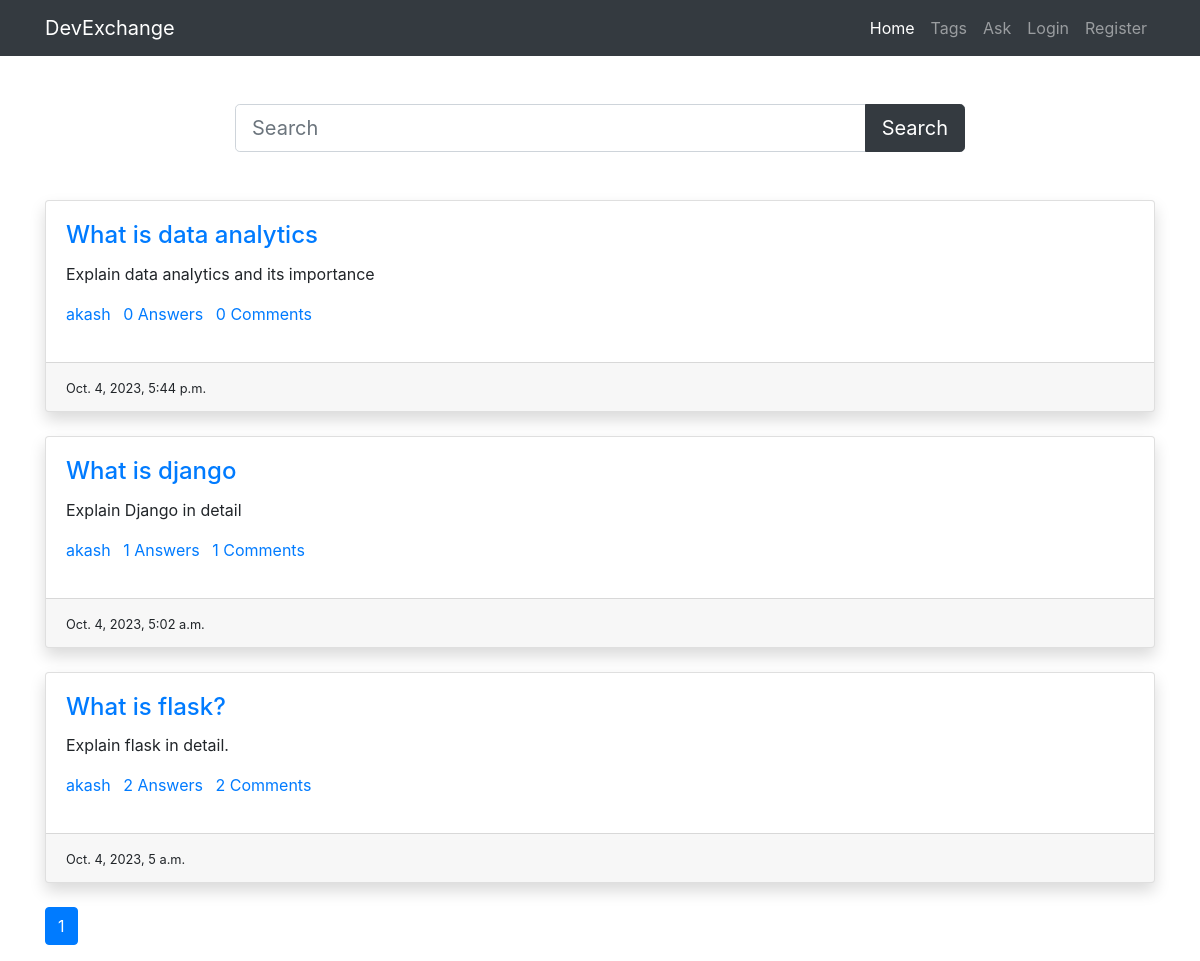
The page / on the database its author committed.
### main/models.py (models this page shows, shortened)
class Question(models.Model):
    user=models.ForeignKey(User,on_delete=models.CASCADE)
    title=models.CharField(max_length=300)
    detail=models.TextField()
    tags=models.TextField(default='')
    add_time=models.DateTimeField(auto_now_add=True)

### main/views.py (the view)
# urls.py: path('',views.home,name='home'),
def home(request):
    if 'q' in request.GET:
        q=request.GET['q']
        quests=Question.objects.annotate(total_comments=Count('answer__comment')).filter(title__icontains=q).order_by('-id')
    else:
        quests=Question.objects.annotate(total_comments=Count('answer__comment')).all().order_by('-id')
    paginator=Paginator(quests,10)
    page_num=request.GET.get('page',1)
    quests=paginator.page(page_num)
    return render(request,'home.html',{'quests':quests})

### main/templates/home.html (shortened to what this page needs)
{% load static %}
<!DOCTYPE html>
<html lang="en">
<head>
    <link rel="stylesheet" href="{% static 'animate.min.css' %}" />
    <link rel="stylesheet" href="{% static 'bootstrap.min.css' %}" />
    <link rel="stylesheet" href="{% static 'fa4/css/font-awesome.min.css' %}" />
</head>
<body>
    <nav class="navbar navbar-expand-lg navbar-dark bg-dark">
        <div class="container">
            <a class="navbar-brand" href="#">DevExchange</a>
            <div class="collapse navbar-collapse" id="navbarNav">
                <ul class="navbar-nav ml-auto">
                    <li class="nav-item active">
                        <a class="nav-link" href="#">Home</a>
                    </li>
                    <li class="nav-item">
                        <a class="nav-link" href="/tags">Tags</a>
                    </li>
                    <li class="nav-item">
                        <a class="nav-link" href="{% url 'ask-question' %}">Ask</a>
                    </li>
                    {% if user.is_authenticated %}
                    <li class="nav-item">
                        <a class="nav-link" href="{% url 'chatbot' %}">Ask AI</a>
                    </li>
                    <li class="nav-item">
                        <a class="nav-link" href="/accounts/profile">Profile</a>
                    </li>
                    <li class="nav-item">
                        <a class="nav-link" href="{% url 'logout' %}">Logout</a>
                    </li>
                    {% else %}
                    <li class="nav-item">
                        <a class="nav-link" href="/accounts/login">Login</a>
                    </li>
                    <li class="nav-item">
                        <a class="nav-link" href="/accounts/register">Register</a>
                    </li>
                    {% endif %}
                </ul>
            </div>
        </div>
    </nav>
     <div class="container py-5">
        <div class="row">
            <div class="col-md-8 offset-2">
                <form>
                    <div class="input-group">
                        <input type="text" name="q" class="form-control form-control-lg" placeholder="Search" />
                        <div class="input-group-append">
                        <button class="btn btn-dark btn-lg" type="submit" id="button-addon2">Search</button>
                        </div>
                    </div>
                </form>
            </div>
        </div>
    </div>
     <div class="container">
        {% for quest in quests %}
        <div class="card mb-4 shadow">
            <div class="card-body">
                <h4 class="card-title"><a href="/detail/{{quest.id}}">{{quest.title}}</a></h4>
                <p class="card-text">{{quest.detail}}</p>
                <p>
                    <a href="#" class="mr-2">{{quest.user.username}}</a>
                    <a href="#" class="mr-2">{{quest.answer_set.count}} Answers</a>
                    <a href="#" class="mr-2">{{quest.total_comments}} Comments</a>
                </p>
            </div>
            <div class="card-footer">
                <small>{{quest.add_time}}</small>
            </div>
        </div>
        {% endfor %}
    </div>
    <nav class="my-3 container">
        <ul class="pagination">
          {% for i in quests.paginator.page_range %}
          {% if quests.number == i %}
          <li class="page-item active"><a class="page-link" href="#">{{i}}</a></li>
          {% else %}
          <li class="page-item"><a class="page-link" href="?page={{i}}">{{i}}</a></li>
          {% endif %}
          {% endfor %}
        </ul>
      </nav>
</body>
</html>

### rows shown on the page
Question: title "What is data analytics", detail "Explain data analytics and its importance", user.username "akash", answer_set.count "0", total_comments "0", add_time "Oct. 4, 2023, 5:44 p.m."
Question: title "What is django", detail "Explain Django in detail", user.username "akash", answer_set.count "1", total_comments "1", add_time "Oct. 4, 2023, 5:02 a.m."
Question: title "What is flask?", detail "Explain flask in detail.", user.username "akash", answer_set.count "2", total_comments "2", add_time "Oct. 4, 2023, 5 a.m."

### other values the page prints
{{ i }} "1"
